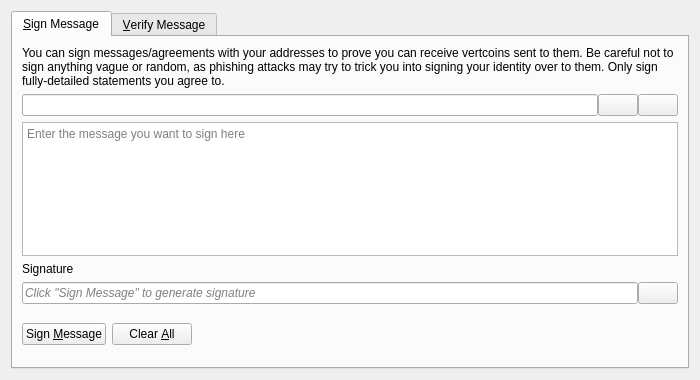
<?xml version="1.0" encoding="UTF-8"?>
<ui version="4.0">
 <class>SignVerifyMessageDialog</class>
 <widget class="QDialog" name="SignVerifyMessageDialog">
  <property name="geometry">
   <rect>
    <x>0</x>
    <y>0</y>
    <width>700</width>
    <height>380</height>
   </rect>
  </property>
  <property name="windowTitle">
   <string>Signatures - Sign / Verify a Message</string>
  </property>
  <property name="modal">
   <bool>true</bool>
  </property>
  <layout class="QVBoxLayout" name="verticalLayout">
   <item>
    <widget class="QTabWidget" name="tabWidget">
     <property name="currentIndex">
      <number>0</number>
     </property>
     <widget class="QWidget" name="tabSignMessage">
      <attribute name="title">
       <string>&amp;Sign Message</string>
      </attribute>
      <layout class="QVBoxLayout" name="verticalLayout_SM">
       <item>
        <widget class="QLabel" name="infoLabel_SM">
         <property name="text">
          <string>You can sign messages/agreements with your addresses to prove you can receive vertcoins sent to them. Be careful not to sign anything vague or random, as phishing attacks may try to trick you into signing your identity over to them. Only sign fully-detailed statements you agree to.</string>
         </property>
         <property name="textFormat">
          <enum>Qt::PlainText</enum>
         </property>
         <property name="wordWrap">
          <bool>true</bool>
         </property>
        </widget>
       </item>
       <item>
        <layout class="QHBoxLayout" name="horizontalLayout_1_SM">
         <property name="spacing">
          <number>0</number>
         </property>
         <item>
          <widget class="QValidatedLineEdit" name="addressIn_SM">
           <property name="toolTip">
            <string>The Vertcoin address to sign the message with</string>
           </property>
          </widget>
         </item>
         <item>
          <widget class="QPushButton" name="addressBookButton_SM">
           <property name="toolTip">
            <string>Choose previously used address</string>
           </property>
           <property name="text">
            <string/>
           </property>
           <property name="icon">
            <iconset resource="../beans.qrc">
             <normaloff>:/icons/address-book</normaloff>:/icons/address-book</iconset>
           </property>
           <property name="shortcut">
            <string>Alt+A</string>
           </property>
           <property name="autoDefault">
            <bool>false</bool>
           </property>
          </widget>
         </item>
         <item>
          <widget class="QPushButton" name="pasteButton_SM">
           <property name="toolTip">
            <string>Paste address from clipboard</string>
           </property>
           <property name="text">
            <string/>
           </property>
           <property name="icon">
            <iconset resource="../beans.qrc">
             <normaloff>:/icons/editpaste</normaloff>:/icons/editpaste</iconset>
           </property>
           <property name="shortcut">
            <string>Alt+P</string>
           </property>
           <property name="autoDefault">
            <bool>false</bool>
           </property>
          </widget>
         </item>
        </layout>
       </item>
       <item>
        <widget class="QPlainTextEdit" name="messageIn_SM">
         <property name="toolTip">
          <string>Enter the message you want to sign here</string>
         </property>
         <property name="placeholderText">
          <string>Enter the message you want to sign here</string>
         </property>
        </widget>
       </item>
       <item>
        <widget class="QLabel" name="signatureLabel_SM">
         <property name="text">
          <string>Signature</string>
         </property>
         <property name="textFormat">
          <enum>Qt::PlainText</enum>
         </property>
        </widget>
       </item>
       <item>
        <layout class="QHBoxLayout" name="horizontalLayout_2_SM">
         <property name="spacing">
          <number>0</number>
         </property>
         <item>
          <widget class="QLineEdit" name="signatureOut_SM">
           <property name="placeholderText">
            <string>Click "Sign Message" to generate signature</string>
           </property>
           <property name="font">
            <font>
             <italic>true</italic>
            </font>
           </property>
           <property name="readOnly">
            <bool>true</bool>
           </property>
          </widget>
         </item>
         <item>
          <widget class="QPushButton" name="copySignatureButton_SM">
           <property name="toolTip">
            <string>Copy the current signature to the system clipboard</string>
           </property>
           <property name="text">
            <string/>
           </property>
           <property name="icon">
            <iconset resource="../beans.qrc">
             <normaloff>:/icons/editcopy</normaloff>:/icons/editcopy</iconset>
           </property>
           <property name="autoDefault">
            <bool>false</bool>
           </property>
          </widget>
         </item>
        </layout>
       </item>
       <item>
        <layout class="QHBoxLayout" name="horizontalLayout_3_SM">
         <item>
          <widget class="QPushButton" name="signMessageButton_SM">
           <property name="toolTip">
            <string>Sign the message to prove you own this Vertcoin address</string>
           </property>
           <property name="text">
            <string>Sign &amp;Message</string>
           </property>
           <property name="icon">
            <iconset resource="../beans.qrc">
             <normaloff>:/icons/edit</normaloff>:/icons/edit</iconset>
           </property>
           <property name="autoDefault">
            <bool>false</bool>
           </property>
          </widget>
         </item>
         <item>
          <widget class="QPushButton" name="clearButton_SM">
           <property name="toolTip">
            <string>Reset all sign message fields</string>
           </property>
           <property name="text">
            <string>Clear &amp;All</string>
           </property>
           <property name="icon">
            <iconset resource="../beans.qrc">
             <normaloff>:/icons/remove</normaloff>:/icons/remove</iconset>
           </property>
           <property name="autoDefault">
            <bool>false</bool>
           </property>
          </widget>
         </item>
         <item>
          <spacer name="horizontalSpacer_1_SM">
           <property name="orientation">
            <enum>Qt::Horizontal</enum>
           </property>
           <property name="sizeHint" stdset="0">
            <size>
             <width>40</width>
             <height>48</height>
            </size>
           </property>
          </spacer>
         </item>
         <item>
          <widget class="QLabel" name="statusLabel_SM">
           <property name="font">
            <font>
             <weight>75</weight>
             <bold>true</bold>
            </font>
           </property>
           <property name="text">
            <string/>
           </property>
           <property name="wordWrap">
            <bool>true</bool>
           </property>
          </widget>
         </item>
         <item>
          <spacer name="horizontalSpacer_2_SM">
           <property name="orientation">
            <enum>Qt::Horizontal</enum>
           </property>
           <property name="sizeHint" stdset="0">
            <size>
             <width>40</width>
             <height>48</height>
            </size>
           </property>
          </spacer>
         </item>
        </layout>
       </item>
      </layout>
     </widget>
     <widget class="QWidget" name="tabVerifyMessage">
      <attribute name="title">
       <string>&amp;Verify Message</string>
      </attribute>
      <layout class="QVBoxLayout" name="verticalLayout_VM">
       <item>
        <widget class="QLabel" name="infoLabel_VM">
         <property name="text">
          <string>Enter the receiver's address, message (ensure you copy line breaks, spaces, tabs, etc. exactly) and signature below to verify the message. Be careful not to read more into the signature than what is in the signed message itself, to avoid being tricked by a man-in-the-middle attack. Note that this only proves the signing party receives with the address, it cannot prove sendership of any transaction!</string>
         </property>
         <property name="textFormat">
          <enum>Qt::PlainText</enum>
         </property>
         <property name="alignment">
          <set>Qt::AlignLeading|Qt::AlignLeft|Qt::AlignTop</set>
         </property>
         <property name="wordWrap">
          <bool>true</bool>
         </property>
        </widget>
       </item>
       <item>
        <layout class="QHBoxLayout" name="horizontalLayout_1_VM">
         <property name="spacing">
          <number>0</number>
         </property>
         <item>
          <widget class="QValidatedLineEdit" name="addressIn_VM">
           <property name="toolTip">
            <string>The Vertcoin address the message was signed with</string>
           </property>
          </widget>
         </item>
         <item>
          <widget class="QPushButton" name="addressBookButton_VM">
           <property name="toolTip">
            <string>Choose previously used address</string>
           </property>
           <property name="text">
            <string/>
           </property>
           <property name="icon">
            <iconset resource="../beans.qrc">
             <normaloff>:/icons/address-book</normaloff>:/icons/address-book</iconset>
           </property>
           <property name="shortcut">
            <string>Alt+A</string>
           </property>
           <property name="autoDefault">
            <bool>false</bool>
           </property>
          </widget>
         </item>
        </layout>
       </item>
       <item>
        <widget class="QPlainTextEdit" name="messageIn_VM">
          <property name="toolTip">
            <string>The signed message to verify</string>
          </property>
          <property name="placeholderText">
            <string>The signed message to verify</string>
          </property>
        </widget>
       </item>
       <item>
        <widget class="QValidatedLineEdit" name="signatureIn_VM">
          <property name="toolTip">
            <string>The signature given when the message was signed</string>
          </property>
          <property name="placeholderText">
            <string>The signature given when the message was signed</string>
          </property>
        </widget>
       </item>
       <item>
        <layout class="QHBoxLayout" name="horizontalLayout_2_VM">
         <item>
          <widget class="QPushButton" name="verifyMessageButton_VM">
           <property name="toolTip">
            <string>Verify the message to ensure it was signed with the specified Vertcoin address</string>
           </property>
           <property name="text">
            <string>Verify &amp;Message</string>
           </property>
           <property name="icon">
            <iconset resource="../beans.qrc">
             <normaloff>:/icons/transaction_0</normaloff>:/icons/transaction_0</iconset>
           </property>
           <property name="autoDefault">
            <bool>false</bool>
           </property>
          </widget>
         </item>
         <item>
          <widget class="QPushButton" name="clearButton_VM">
           <property name="toolTip">
            <string>Reset all verify message fields</string>
           </property>
           <property name="text">
            <string>Clear &amp;All</string>
           </property>
           <property name="icon">
            <iconset resource="../beans.qrc">
             <normaloff>:/icons/remove</normaloff>:/icons/remove</iconset>
           </property>
           <property name="autoDefault">
            <bool>false</bool>
           </property>
          </widget>
         </item>
         <item>
          <spacer name="horizontalSpacer_1_VM">
           <property name="orientation">
            <enum>Qt::Horizontal</enum>
           </property>
           <property name="sizeHint" stdset="0">
            <size>
             <width>40</width>
             <height>48</height>
            </size>
           </property>
          </spacer>
         </item>
         <item>
          <widget class="QLabel" name="statusLabel_VM">
           <property name="font">
            <font>
             <weight>75</weight>
             <bold>true</bold>
            </font>
           </property>
           <property name="text">
            <string/>
           </property>
           <property name="wordWrap">
            <bool>true</bool>
           </property>
          </widget>
         </item>
         <item>
          <spacer name="horizontalSpacer_2_VM">
           <property name="orientation">
            <enum>Qt::Horizontal</enum>
           </property>
           <property name="sizeHint" stdset="0">
            <size>
             <width>40</width>
             <height>48</height>
            </size>
           </property>
          </spacer>
         </item>
        </layout>
       </item>
      </layout>
     </widget>
    </widget>
   </item>
  </layout>
 </widget>
 <customwidgets>
  <customwidget>
   <class>QValidatedLineEdit</class>
   <extends>QLineEdit</extends>
   <header>qt/qvalidatedlineedit.h</header>
  </customwidget>
 </customwidgets>
 <resources>
  <include location="../beans.qrc"/>
 </resources>
 <connections/>
</ui>
